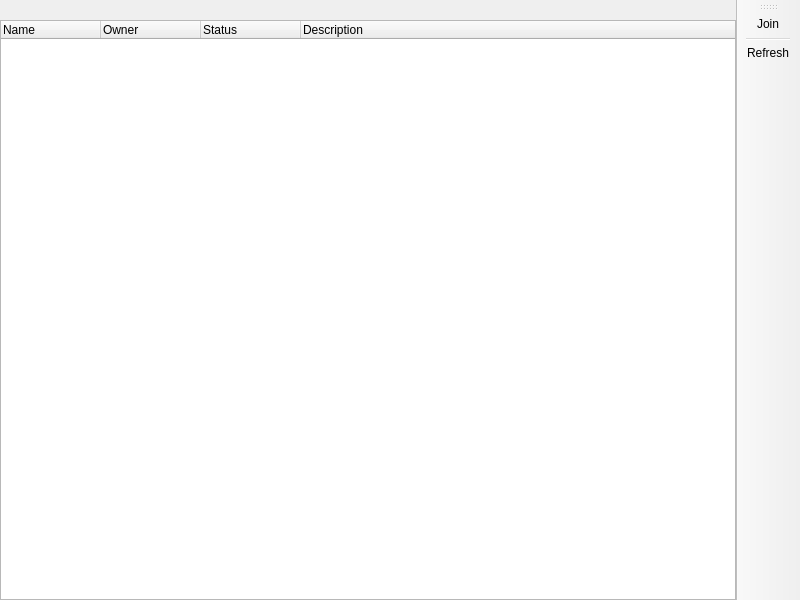
<?xml version="1.0" encoding="UTF-8"?>
<ui version="4.0">
 <class>RealmsPage</class>
 <widget class="QMainWindow" name="RealmsPage">
  <property name="geometry">
   <rect>
    <x>0</x>
    <y>0</y>
    <width>800</width>
    <height>600</height>
   </rect>
  </property>
  <widget class="QWidget" name="centralwidget">
   <layout class="QVBoxLayout" name="verticalLayout">
    <property name="leftMargin">
     <number>0</number>
    </property>
    <property name="topMargin">
     <number>0</number>
    </property>
    <property name="rightMargin">
     <number>0</number>
    </property>
    <property name="bottomMargin">
     <number>0</number>
    </property>
    <item>
     <widget class="QLabel" name="infoLabel">
      <property name="visible">
       <bool>false</bool>
      </property>
      <property name="wordWrap">
       <bool>true</bool>
      </property>
     </widget>
    </item>
    <item>
     <widget class="QTreeWidget" name="realmsView">
      <property name="alternatingRowColors">
       <bool>true</bool>
      </property>
      <property name="selectionMode">
       <enum>QAbstractItemView::SingleSelection</enum>
      </property>
      <property name="selectionBehavior">
       <enum>QAbstractItemView::SelectRows</enum>
      </property>
      <property name="rootIsDecorated">
       <bool>false</bool>
      </property>
      <column>
       <property name="text">
        <string>Name</string>
       </property>
      </column>
      <column>
       <property name="text">
        <string>Owner</string>
       </property>
      </column>
      <column>
       <property name="text">
        <string>Status</string>
       </property>
      </column>
      <column>
       <property name="text">
        <string>Description</string>
       </property>
      </column>
     </widget>
    </item>
   </layout>
  </widget>
  <widget class="WideBar" name="toolBar">
   <property name="windowTitle">
    <string>Actions</string>
   </property>
   <property name="allowedAreas">
    <set>Qt::LeftToolBarArea|Qt::RightToolBarArea</set>
   </property>
   <property name="toolButtonStyle">
    <enum>Qt::ToolButtonTextOnly</enum>
   </property>
   <property name="floatable">
    <bool>false</bool>
   </property>
   <attribute name="toolBarArea">
    <enum>RightToolBarArea</enum>
   </attribute>
   <attribute name="toolBarBreak">
    <bool>false</bool>
   </attribute>
   <addaction name="actionJoin"/>
   <addaction name="separator"/>
   <addaction name="actionRefresh"/>
  </widget>
  <action name="actionJoin">
   <property name="text">
    <string>Join</string>
   </property>
  </action>
  <action name="actionRefresh">
   <property name="text">
    <string>Refresh</string>
   </property>
  </action>
 </widget>
 <customwidgets>
  <customwidget>
   <class>WideBar</class>
   <extends>QToolBar</extends>
   <header>ui/widgets/WideBar.h</header>
  </customwidget>
 </customwidgets>
 <resources/>
 <connections/>
</ui>
